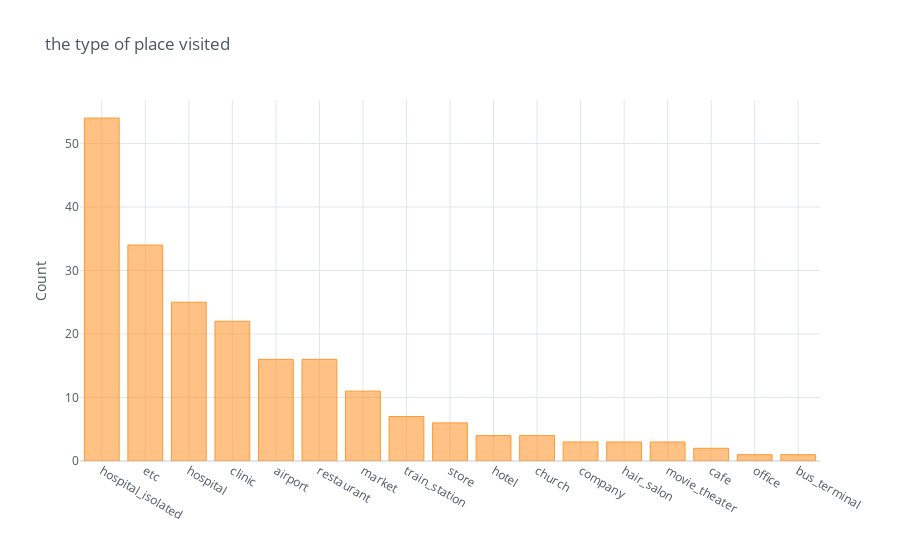

Notebook code cell kept with this figure:
### Code cell
visit_series = route['visit'].value_counts()
visit_series.iplot(kind='bar', yTitle='Count', title='the type of place visited')

### Figure 1 — Plotly figure (JSON) as saved in the notebook; plotly's stock layout.template omitted (floating-point values rounded to 4 significant figures)
{"data": [{"marker": {"color": "rgba(255, 153, 51, 0.6)", "line": {"color": "rgba(255, 153, 51, 1.0)", "width": 1}}, "name": "visit", "orientation": "v", "text": "", "type": "bar", "x": ["hospital_isolated", "etc", "hospital", "clinic", "airport", "restaurant", "market", "train_station", "store", "hotel", "church", "company", "hair_salon", "movie_theater", "cafe", "office", "bus_terminal"], "y": [54, 34, 25, 22, 16, 16, 11, 7, 6, 4, 4, 3, 3, 3, 2, 1, 1]}], "layout": {"legend": {"bgcolor": "#FFFFFF", "font": {"color": "#4D5663"}}, "paper_bgcolor": "#FFFFFF", "plot_bgcolor": "#FFFFFF", "title": {"font": {"color": "#4D5663"}, "text": "the type of place visited"}, "xaxis": {"gridcolor": "#E1E5ED", "showgrid": true, "tickfont": {"color": "#4D5663"}, "title": {"font": {"color": "#4D5663"}, "text": ""}, "zerolinecolor": "#E1E5ED"}, "yaxis": {"gridcolor": "#E1E5ED", "showgrid": true, "tickfont": {"color": "#4D5663"}, "title": {"font": {"color": "#4D5663"}, "text": "Count"}, "zerolinecolor": "#E1E5ED"}}}
